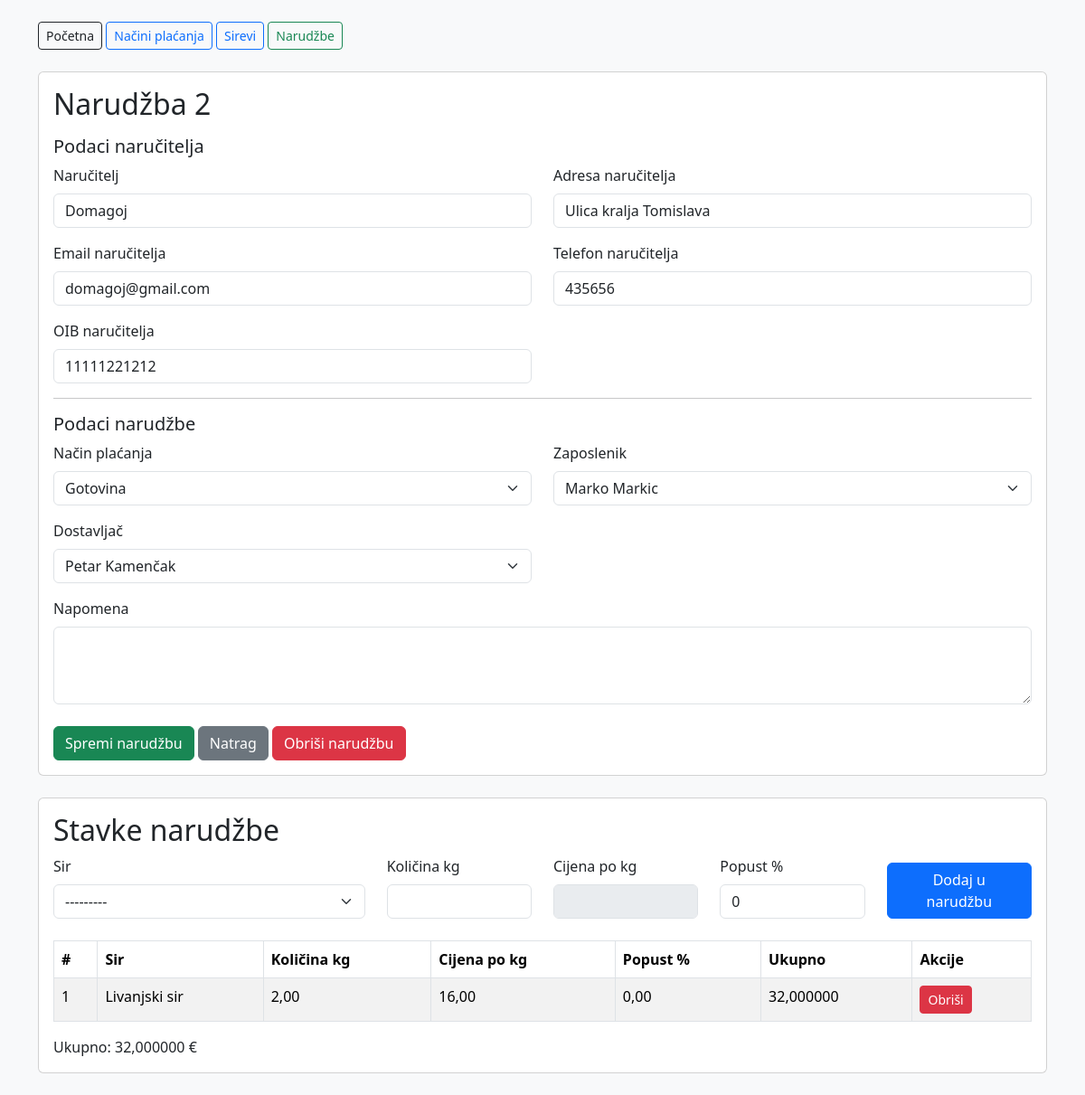
/narudzbe/2/, run on an earlier commit of the app's database.
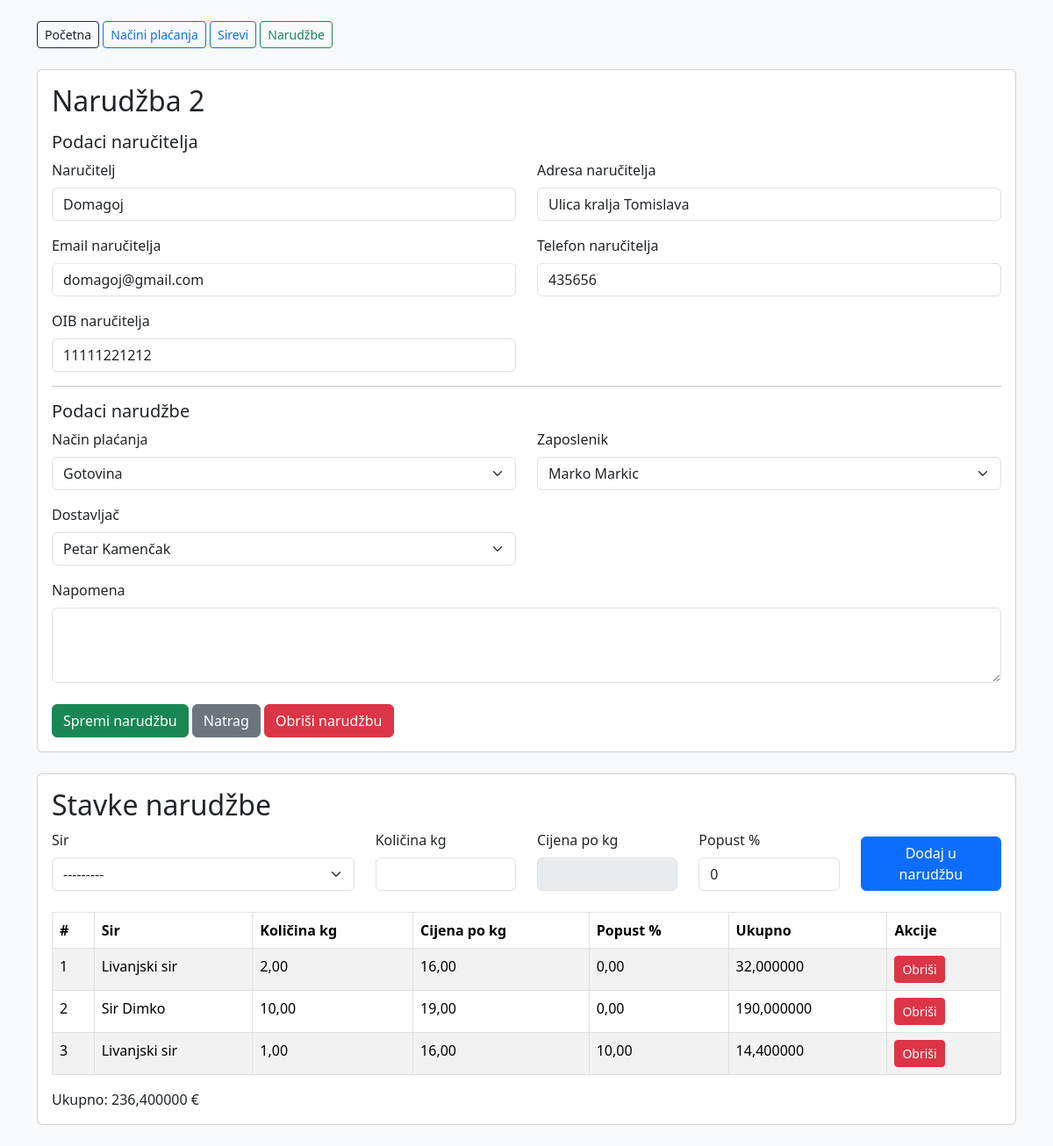
And on a later commit of the database.
### sirana/models.py (models this page shows, shortened)
class Narudzba(models.Model):
    vrKreiranja = models.DateTimeField(auto_now_add=True)
    status = models.CharField(max_length=20, choices=StatusNarudzbe.choices,default=StatusNarudzbe.ZAPRIMLJENA)
    napomena = models.TextField(blank=True)
    narucitelj = models.ForeignKey(Narucitelj, on_delete=models.PROTECT)
    nacin_placanja = models.ForeignKey(NacinPlacanja, on_delete=models.PROTECT)
    zaposlenik = models.ForeignKey(
        Zaposlenik,
        related_name="narudzbe",
        on_delete=models.PROTECT
    )
    dostavljac = models.ForeignKey(
        Zaposlenik,
        related_name="dostave",
        on_delete=models.PROTECT,
        blank=True,
        null=True
    )
    def ukupno(self):
        return sum(stavka.ukupno() for stavka in self.stavke.all())

class Narucitelj(models.Model):
    naziv = models.CharField(max_length=100)
    email = models.EmailField(blank=True)
    adresa = models.CharField(max_length=200, blank=True)
    telefon = models.CharField(max_length=30, blank=True)
    oib = models.CharField(max_length=11, unique=True)

class StavkaNarudzbe(models.Model):
    narudzba = models.ForeignKey(
        Narudzba,
        related_name="stavke",
        on_delete=models.CASCADE
    )
    sir = models.ForeignKey(Sir, on_delete=models.PROTECT)
    kolicina_kg = models.DecimalField(max_digits=10, decimal_places=2)
    popust_postotak = models.DecimalField(max_digits=5, decimal_places=2, default=0)
    def ukupno(self):
        osnovica = self.kolicina_kg * self.sir.cijena_po_kg
        popust = osnovica * self.popust_postotak / Decimal("100")
        return osnovica - popust

class Sir(models.Model):
    naziv = models.CharField(max_length=100)
    cijena_po_kg = models.DecimalField(max_digits=10, decimal_places=2)
    kolicina_kg = models.DecimalField(max_digits=10, decimal_places=2, default=0)
    zaProdaju = models.BooleanField(default=True)
    def __str__(self):
        return self.naziv

### sirana/views.py (the view)
# urls.py: path("narudzbe/<int:pk>/", views.narudzba_detail, name="narudzba_detail"),
def narudzba_detail(request, pk):
    narudzba = get_object_or_404(
        Narudzba.objects.select_related(
            "narucitelj",
            "nacin_placanja",
            "zaposlenik",
            "dostavljac",
        ),
        pk=pk
    )
    if request.method == "POST":
        form = NarudzbaForm(request.POST, instance=narudzba)
        narucitelj_form = NaruciteljForm(request.POST)
        try:
            NarudzbaService.provjeri_mogucnost_uredivanja(narudzba)
            if form.is_valid() and narucitelj_form.is_valid():
                podaci = narucitelj_form.cleaned_data
                narucitelj, created = Narucitelj.objects.get_or_create(
                    oib=podaci["oib"],
                    defaults={
                        "naziv": podaci["naziv"],
                        "email": podaci["email"],
                        "adresa": podaci["adresa"],
                        "telefon": podaci["telefon"],
                    }
                )
                if not created:
                    narucitelj.naziv = podaci["naziv"]
                    narucitelj.email = podaci["email"]
                    narucitelj.adresa = podaci["adresa"]
                    narucitelj.telefon = podaci["telefon"]
                    narucitelj.save()
                nova_narudzba = form.save(commit=False)
                nova_narudzba.narucitelj = narucitelj
                NarudzbaService.provjeri_aktivnost_placanja(nova_narudzba)
                nova_narudzba.save()
                messages.success(request, "Narudžba i naručitelj su spremljeni.")
                return redirect("narudzba_detail", pk=narudzba.pk)
        except ValidationError as e:
            form.add_error(None, e.message)
    else:
        form = NarudzbaForm(instance=narudzba)
        narucitelj_form = NaruciteljForm(initial={
            "naziv": narudzba.narucitelj.naziv,
            "email": narudzba.narucitelj.email,
            "adresa": narudzba.narucitelj.adresa,
            "telefon": narudzba.narucitelj.telefon,
            "oib": narudzba.narucitelj.oib,
        })
    stavke = narudzba.stavke.select_related("sir").all()
    sirevi = Sir.objects.filter(zaProdaju=True)
    return render(request, "sirana/narudzba_detail.html", {
        "narudzba": narudzba,
        "form": form,
        "narucitelj_form": narucitelj_form,
        "stavke": stavke,
        "sirevi": sirevi,
        "ukupno": narudzba.ukupno(),
    })

### sirana/forms.py (shortened to what this page needs)
class NarudzbaForm(forms.ModelForm):
    class Meta:
        model = Narudzba
        fields = [
            "nacin_placanja",
            "zaposlenik",
            "dostavljac",
            "napomena",
        ]
        widgets = {
            "nacin_placanja": forms.Select(attrs={"class": "form-select"}),
            "zaposlenik": forms.Select(attrs={"class": "form-select"}),
            "dostavljac": forms.Select(attrs={"class": "form-select"}),
            "napomena": forms.Textarea(attrs={"class": "form-control", "rows": 3}),
        }

class NaruciteljForm(forms.Form):
    naziv = forms.CharField(
        max_length=100,
        widget=forms.TextInput(attrs={"class": "form-control"})
    )
    email = forms.EmailField(
        required=False,
        widget=forms.EmailInput(attrs={"class": "form-control"})
    )
    adresa = forms.CharField(
        max_length=200,
        required=False,
        widget=forms.TextInput(attrs={"class": "form-control"})
    )
    telefon = forms.CharField(
        max_length=30,
        required=False,
        widget=forms.TextInput(attrs={"class": "form-control"})
    )
    oib = forms.CharField(
        max_length=11,
        widget=forms.TextInput(attrs={"class": "form-control"})
    )

### sirana/models.py (called while the page is built)
    def __str__(self):
        return self.naziv

    def __str__(self):
        return self.puno_ime

### sirana/templates/sirana/narudzba_detail.html (shortened to what this page needs)
{% extends "sirana/base.html" %}
{% load l10n %}
{% block content %}
<div class="card master-card mb-4">
    <div class="card-body">
        <h2>Narudžba {{ narudzba.id }}</h2>
        <form method="post">
            <h5 class="mt-3">Podaci naručitelja</h5>
            <div class="row">
                <div class="col-md-6">
                    <label class="form-label">Naručitelj</label>
                    {{ narucitelj_form.naziv }}
                </div>
                <div class="col-md-6">
                    <label class="form-label">Adresa naručitelja</label>
                    {{ narucitelj_form.adresa }}
                </div>
            </div>
            <div class="row mt-3">
                <div class="col-md-6">
                    <label class="form-label">Email naručitelja</label>
                    {{ narucitelj_form.email }}
                </div>
                <div class="col-md-6">
                    <label class="form-label">Telefon naručitelja</label>
                    {{ narucitelj_form.telefon }}
                </div>
            </div>
            <div class="row mt-3">
                <div class="col-md-6">
                    <label class="form-label">OIB naručitelja</label>
                    {{ narucitelj_form.oib }}
                </div>
            </div>
            <hr>
            <h5>Podaci narudžbe</h5>
            <div class="row">
                <div class="col-md-6">
                    <label class="form-label">Način plaćanja</label>
                    {{ form.nacin_placanja }}
                </div>
                <div class="col-md-6">
                    <label class="form-label">Zaposlenik</label>
                    {{ form.zaposlenik }}
                </div>
            </div>
            <div class="row mt-3">
                <div class="col-md-6">
                    <label class="form-label">Dostavljač</label>
                    {{ form.dostavljac }}
                </div>
            </div>
            <div class="mt-3">
                <label class="form-label">Napomena</label>
                {{ form.napomena }}
            </div>
            <div class="mt-4">
                {% if not zakljucana %}
                    <button type="submit" class="btn btn-success">
                        Spremi narudžbu
                    </button>
                {% endif %}
                <a href="{% url 'narudzba_list' %}" class="btn btn-secondary">
                    Natrag
                </a>
                <a href="{% url 'narudzba_delete' narudzba.id %}" class="btn btn-danger">
                    Obriši narudžbu
                </a>
            </div>
        </form>
    </div>
</div>
<div class="card detail-card mb-4">
    <div class="card-body">
        <h2>Stavke narudžbe</h2>
        {% if zakljucana %}
            <div class="alert alert-warning">
                Stavke se ne mogu mijenjati jer je narudžba u procesu proizvodnje.
            </div>
        {% else %}
            <form method="post" action="{% url 'stavka_create' narudzba.id %}">
                <div class="row align-items-end stavka-input-row">
                    <div class="col-md-4">
                        <label class="form-label">Sir</label>
                        <select id="sirSelect" name="sir_id" class="form-select">
                            <option value="">---------</option>
                        </select>
                    </div>
                    <div class="col-md-2">
                        <label class="form-label">Količina kg</label>
                        <input
                            type="number"
                            step="0.01"
                            min="0"
                            name="kolicina_kg"
                            id="kolicinaInput"
                            class="form-control"
                        >
                    </div>
                    <div class="col-md-2">
                        <label class="form-label">Cijena po kg</label>
                        <input
                            type="number"
                            step="0.01"
                            min="0"
                            name="cijena_po_kg"
                            id="cijenaInput"
                            class="form-control"
                            disabled
                        >
                    </div>
                    <div class="col-md-2">
                        <label class="form-label">Popust %</label>
                        <input
                            type="number"
                            step="0.01"
                            min="0"
                            name="popust_postotak"
                            id="popustInput"
                            class="form-control"
                            value="0"
                        >
                    </div>
                    <div class="col-md-2">
                        <button type="submit" class="btn btn-primary w-100">
                            Dodaj u narudžbu
                        </button>
                    </div>
                </div>
            </form>
        {% endif %}
        <table class="table table-bordered table-striped mt-4">
            <thead>
                <tr>
                    <th>#</th>
                    <th>Sir</th>
                    <th>Količina kg</th>
                    <th>Cijena po kg</th>
                    <th>Popust %</th>
                    <th>Ukupno</th>
                    <th>Akcije</th>
                </tr>
            </thead>
            <tbody>
                {% for stavka in stavke %}
                <tr>
                    <td>{{ forloop.counter }}</td>
                    <td>{{ stavka.sir }}</td>
                    <td>{{ stavka.kolicina_kg }}</td>
                    <td>{{ stavka.sir.cijena_po_kg }}</td>
                    <td>{{ stavka.popust_postotak }}</td>
                    <td>{{ stavka.ukupno }}</td>
                    <td>
                        {% if not zakljucana %}
                            <form method="post" action="{% url 'stavka_delete' stavka.id %}" style="display:inline;">
                                <button type="submit" class="btn btn-sm btn-danger">
                                    Obriši
                                </button>
                            </form>
                        {% else %}
                            -
                        {% endif %}
                    </td>
                </tr>
                {% empty %}
                <tr>
                    <td colspan="7">Narudžba nema stavki.</td>
                </tr>
                {% endfor %}
            </tbody>
        </table>
        <div class="ukupno-box">
            Ukupno: {{ ukupno }} €
        </div>
    </div>
</div>
{% endblock %}

### sirana/templates/sirana/base.html (shortened to what this page needs)
<!DOCTYPE html>
<html lang="hr">
<head>
    <link href="https://cdn.jsdelivr.net/npm/bootstrap@5.3.3/dist/css/bootstrap.min.css" rel="stylesheet">
</head>
<body class="bg-light">
<div class="container mt-4">
    <nav class="mb-4">
        <a class="btn btn-outline-dark btn-sm" href="{% url 'home' %}">Početna</a>
        <a class="btn btn-outline-primary btn-sm" href="{% url 'nacin_placanja_list' %}">Načini plaćanja</a>
        <a class="btn btn-outline-primary btn-sm" href="{% url 'sir_list' %}">Sirevi</a>
        <a class="btn btn-outline-success btn-sm" href="{% url 'narudzba_list' %}">Narudžbe</a>
    </nav>
    {% block content %}
    {% endblock %}
</div>
</body>
</html>

What changed in the data, as far as the page shows it:
added StavkaNarudzbe: sir "Sir Dimko", kolicina_kg "10,00", sir.cijena_po_kg "19,00", popust_postotak "0,00", ukupno "190,000000"
added StavkaNarudzbe: sir "Livanjski sir", kolicina_kg "1,00", sir.cijena_po_kg "16,00", popust_postotak "10,00", ukupno "14,400000"
Also different on the page:
{{ ukupno }}: "32,000000" → "236,400000"
